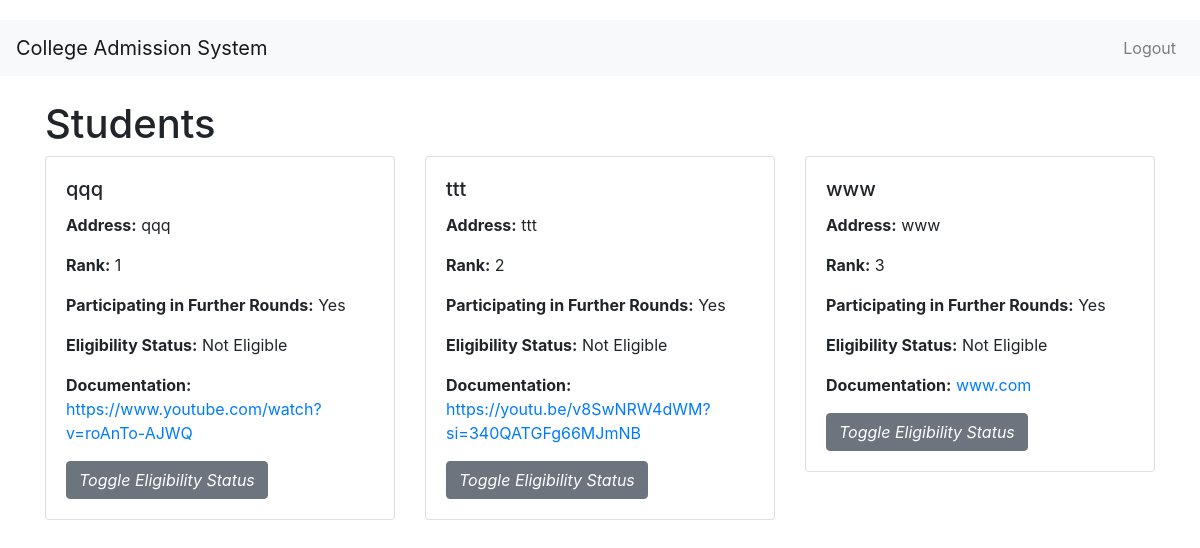
The app's page /view_students, older data.
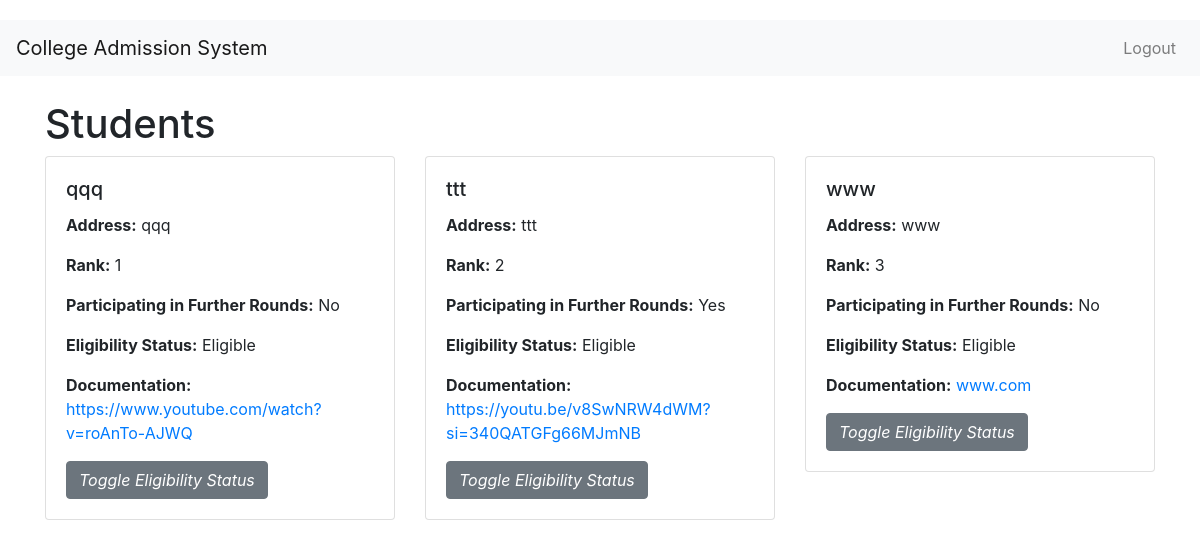
The same page, newer data.
### controllers/model.py (models this page shows)
class Student(db.Model):
    __tablename__ = 'students'
    id = db.Column(db.Integer, db.ForeignKey('users.id'),primary_key=True)
    name = db.Column(db.String(50), nullable=False)
    address = db.Column(db.String(200), nullable=True)
    doc_url = db.Column(db.String(200), nullable=True)
    eligibility_status = db.Column(db.Boolean, default=False)  # New field
    rank= db.Column(db.Integer,nullable=False)
    seat_preferences = db.relationship('SeatPreference', back_populates='student')  # Relationship with SeatPreference
    round_furthering=db.Column(db.Boolean, default=True) # Will student participate in further rounds

### controllers/routes.py (the view)
@main.route('/view_students')
def view_students():
    students = Student.query.all()
    return render_template('view_students.html', students=students)

### templates/view_students.html (shortened to what this page needs)
{% extends "base.html" %}
{% block content %}
    <h1 class="mt-4">Students</h1>
    <div class="row">
        {% for student in students %}
            <div class="col-md-4">
                <div class="card mb-4">
                    <div class="card-body">
                        <h5 class="card-title">{{ student.name }}</h5>
                        <p><strong>Address:</strong> {{ student.address }}</p>
                        <p><strong>Rank:</strong> {{ student.rank }}</p>
                        <p><strong>Participating in Further Rounds:</strong> {{ 'Yes' if student.round_furthering else 'No' }}</p>
                        <p><strong>Eligibility Status:</strong> {{ 'Eligible' if student.eligibility_status else 'Not Eligible' }}</p>
                        <p><strong>Documentation:</strong> <a href="{{ student.doc_url }}" target="_blank">{{ student.doc_url }}</a></p>
                        <form action="{{ url_for('main.toggle_eligibility', student_id=student.id) }}" method="post">
                            <button type="submit" class="btn btn-secondary">
                                Toggle Eligibility Status
                            </button>
                        </form>
                    </div>
                </div>
            </div>
        {% endfor %}
    </div>
{% endblock %}

Row changes from the older to the newer data that the page shows:
changed Student "qqq": round_furthering "Yes" → "No"; eligibility_status "Not Eligible" → "Eligible"
changed Student "ttt": eligibility_status "Not Eligible" → "Eligible"
changed Student "www": round_furthering "Yes" → "No"; eligibility_status "Not Eligible" → "Eligible"
